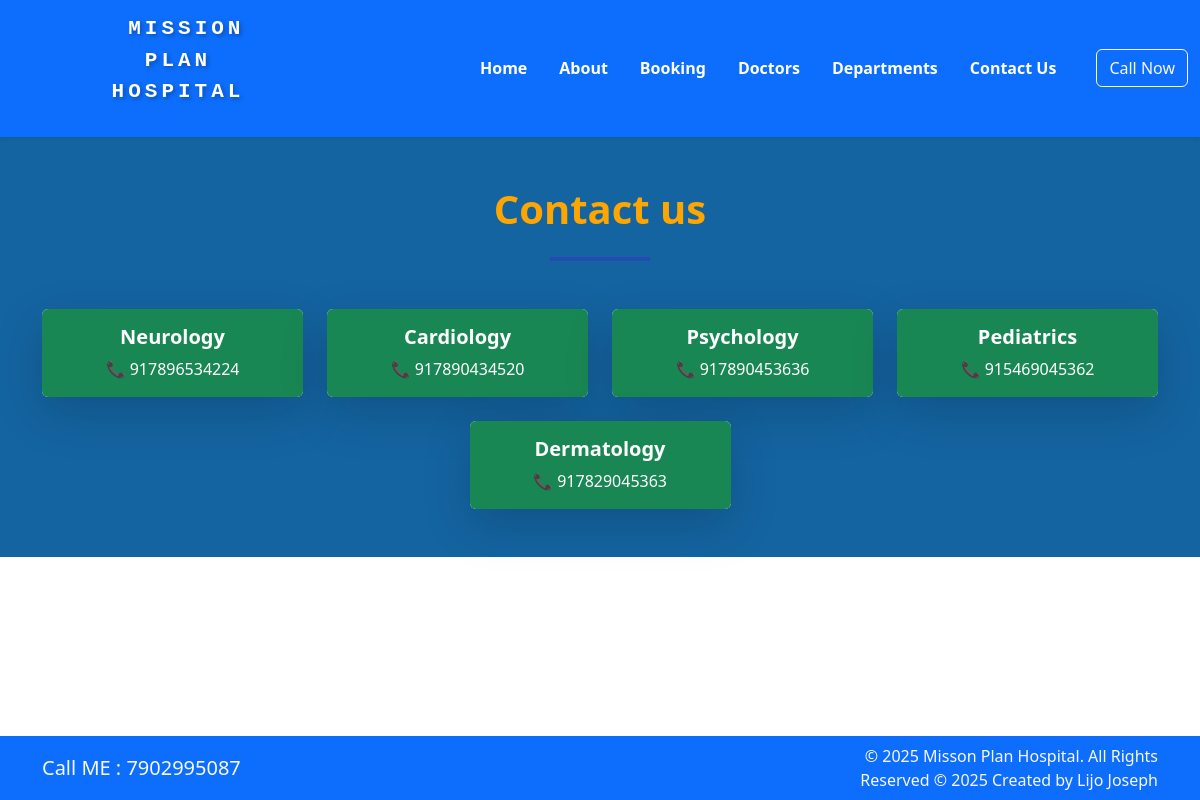
Page /contact/ on the committed database.
### Review/models.py (models this page shows, shortened)
class Contact(models.Model):
     dep_name = models.CharField(max_length=100)
     dep_phone = models.CharField(max_length=15)

### Review/views.py (the view)
# urls.py: path('contact/',views.contact,name='contact'),
def contact(request):
    dict_dept ={
        'dept':Contact.objects.all()
    }
    return render(request,'contact.html',dict_dept)

### templates/contact.html (shortened to what this page needs)
{% extends "base.html" %}
{% load static %}
{% block content %}
<section class="py-5" style="background: #1464a1ff;">
  <div class="container">
     <h1 class="text-center mb-4 fw-bold" style="color: orange;">Contact us</h1>
    <hr class="mx-auto mb-5" style="width: 100px; border: 2px solid #5607dfff;">
    <div class="row gy-4 justify-content-center">
      {% for d in dept %}
      <div class="col-12 col-sm-10 col-md-6 col-lg-4 col-xl-3">
        <div class="card h-100 shadow-lg border-0">
          <div class="card-body text-center bg-success text-white rounded">
            <h5 class="card-title fw-bold">{{ d.dep_name }}</h5>
           <a href="tel:{{ d.dep_phone }}" class="text-white text-decoration-none">
                    📞 {{ d.dep_phone }}
                </a>
          </div>
        </div>
      </div>
      {% endfor %}
    </div>
  </div>
</section>
{% endblock %}

### rows in the picture
Contact: dep_name "Neurology", dep_phone "917896534224"
Contact: dep_name "Cardiology", dep_phone "917890434520"
Contact: dep_name "Psychology", dep_phone "917890453636"
Contact: dep_name "Pediatrics", dep_phone "915469045362"
Contact: dep_name "Dermatology", dep_phone "917829045363"
